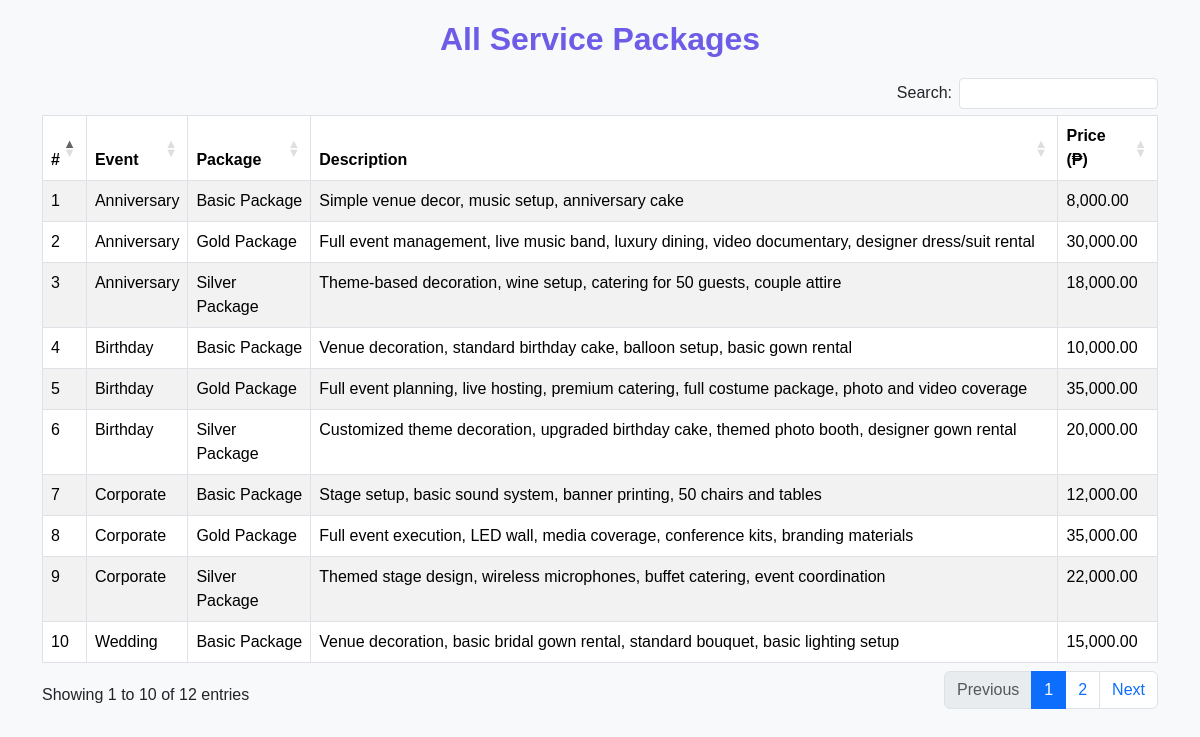
The page /packages.php (signed in) on the database its author committed.
### tables this page shows
CREATE TABLE `packages` (
  `id` int(11) NOT NULL,
  `event_name` varchar(100) DEFAULT NULL,
  `package_name` varchar(100) DEFAULT NULL,
  `description` text DEFAULT NULL,
  `price` decimal(10,2) DEFAULT NULL
);

### packages.php (the view, shortened to what this page needs)
<?php
$query = "SELECT * FROM packages ORDER BY event_name, package_name";
$result = mysqli_query($conn, $query);
?>
<!DOCTYPE html>
<html lang="en">
<head>
    <link href="https://cdn.jsdelivr.net/npm/bootstrap@5.3.3/dist/css/bootstrap.min.css" rel="stylesheet">
    <link rel="stylesheet" href="https://cdn.datatables.net/1.13.6/css/dataTables.bootstrap5.min.css">
</head>
<body>
<div class="container">
    <h2 class="text-center">All Service Packages</h2>
    <div class="table-responsive">
        <table id="packagesTable" class="table table-striped table-bordered">
            <thead>
                <tr>
                    <th>#</th>
                    <th>Event</th>
                    <th>Package</th>
                    <th>Description</th>
                    <th>Price (₱)</th>
                </tr>
            </thead>
            <tbody>
                <?php
                $count = 1;
                while ($row = mysqli_fetch_assoc($result)) {
                    echo "<tr>
                            <td>{$count}</td>
                            <td>" . htmlspecialchars($row['event_name']) . "</td>
                            <td>" . htmlspecialchars($row['package_name']) . "</td>
                            <td>" . htmlspecialchars($row['description']) . "</td>
                            <td>" . number_format($row['price'], 2) . "</td>
                          </tr>";
                    $count++;
                }
                ?>
            </tbody>
        </table>
    </div>
</div>
</body>
</html>

### packages.php (style rules this page uses)
body { background: #f8f9fa; font-family: 'Poppins', sans-serif; padding: 20px; }
h2 { color: #6c5ce7; font-weight: bold; margin-bottom: 20px; }
.table thead { background-color: #6c5ce7; color: #fff; }

### rows shown on the page
packages: event_name "Anniversary", package_name "Basic Package", description "Simple venue decor, music setup, anniversary cake", price "8,000.00"
packages: event_name "Anniversary", package_name "Gold Package", description "Full event management, live music band, luxury dining, video documentary, designer dress/suit rental", price "30,000.00"
packages: event_name "Anniversary", package_name "Silver Package", description "Theme-based decoration, wine setup, catering for 50 guests, couple attire", price "18,000.00"
packages: event_name "Birthday", package_name "Basic Package", description "Venue decoration, standard birthday cake, balloon setup, basic gown rental", price "10,000.00"
packages: event_name "Birthday", package_name "Gold Package", description "Full event planning, live hosting, premium catering, full costume package, photo and video coverage", price "35,000.00"
packages: event_name "Birthday", package_name "Silver Package", description "Customized theme decoration, upgraded birthday cake, themed photo booth, designer gown rental", price "20,000.00"
packages: event_name "Corporate", package_name "Basic Package", description "Stage setup, basic sound system, banner printing, 50 chairs and tables", price "12,000.00"
packages: event_name "Corporate", package_name "Gold Package", description "Full event execution, LED wall, media coverage, conference kits, branding materials", price "35,000.00"
packages: event_name "Corporate", package_name "Silver Package", description "Themed stage design, wireless microphones, buffet catering, event coordination", price "22,000.00"
packages: event_name "Wedding", package_name "Basic Package", description "Venue decoration, basic bridal gown rental, standard bouquet, basic lighting setup", price "15,000.00"
